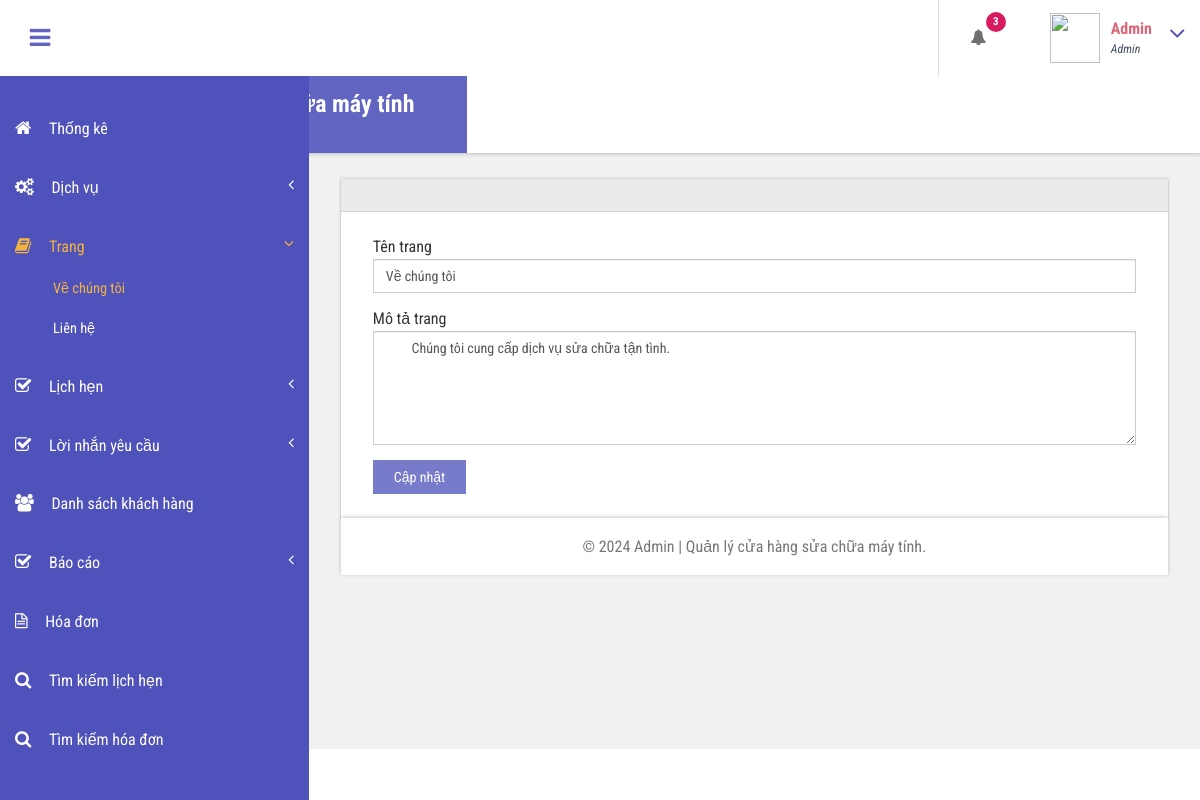
The page /store/admin/about-us.php (signed in) on the database its author committed.
### tables this page shows
CREATE TABLE `tblpage` (
  `ID` int(10) NOT NULL,
  `PageType` varchar(200) DEFAULT NULL,
  `PageTitle` nvarchar(100) DEFAULT NULL,
  `PageDescription` nvarchar(100) DEFAULT NULL,
  `Email` varchar(200) DEFAULT NULL,
  `MobileNumber` bigint(10) DEFAULT NULL,
  `UpdationDate` date DEFAULT NULL,
  `Timing` nvarchar(200) NOT NULL
);

### store/admin/about-us.php (the view, shortened to what this page needs)
<?php
include('includes/dbconnection.php');
if (strlen($_SESSION['bpmsaid']==0)) {
  header('location:logout.php');
  } else{
  ?>
<!DOCTYPE HTML>
<html>
<head>
<link href="css/bootstrap.css" rel='stylesheet' type='text/css' />
<link href="css/style.css" rel='stylesheet' type='text/css' />
<link href="css/font-awesome.css" rel="stylesheet">
<link href="css/animate.css" rel="stylesheet" type="text/css" media="all">
<link href="css/custom.css" rel="stylesheet">
</head>
<body class="cbp-spmenu-push">
	<div class="main-content">
		 <?php include_once('includes/sidebar.php');?>
	 <?php include_once('includes/header.php');?>
		<div id="page-wrapper">
			<div class="main-page">
				<div class="forms">
					<h3 class="title1">Cập nhật liên hệ</h3>
					<div class="form-grids row widget-shadow" data-example-id="basic-forms">
						<div class="form-title">
						</div>
						<div class="form-body">
							<form method="post">
  <?php
$ret=mysqli_query($con,"select * from  tblpage where PageType='aboutus'");
while ($row=mysqli_fetch_array($ret)) {
?>
							 <div class="form-group"> <label for="exampleInputEmail1">Tên trang</label> <input type="text" class="form-control" name="pagetitle" id="pagetitle" value="<?php  echo $row['PageTitle'];?>" required="true"> </div> <div class="form-group"> <label for="exampleInputPassword1">Mô tả trang</label> <textarea name="pagedes" id="pagedes" rows="5" class="form-control">
        <?php  echo $row['PageDescription'];?></textarea> </div>
							 <?php } ?>
							  <button type="submit" name="submit" class="btn btn-default">Cập nhật</button> </form>
						</div>
					</div>
			</div>
		</div>
		 <?php include_once('includes/footer.php');?>
	</div>
</body>
</html>
<?php } ?>

### store/admin/includes/header.php (shortened to what this page needs)
<div class="sticky-header header-section ">
      <div class="header-left">
        <button id="showLeftPush"><i class="fa fa-bars"></i></button>
        <div class="logo">
          <a href="index.html">
            <h1>Quản lý cửa hàng sửa chữa máy tính</h1>
            <span>Admin</span>
          </a>
        </div>
      </div>
      <div class="header-right">
        <div class="profile_details_left">
          <ul class="nofitications-dropdown">
            <?php
$ret1=mysqli_query($con,"select tbluser.FirstName,tbluser.LastName,tblbook.ID as bid,tblbook.AptNumber from tblbook join tbluser on tbluser.ID=tblbook.UserID where tblbook.Status is null");
$num=mysqli_num_rows($ret1);
?>
            <li class="dropdown head-dpdn">
              <a href="#" class="dropdown-toggle" data-toggle="dropdown" aria-expanded="false"><i class="fa fa-bell"></i><span class="badge blue"><?php echo $num;?></span></a>
            </li>
          </ul>
          <div class="clearfix"> </div>
        </div>
        <div class="profile_details">
        <?php
$adid=$_SESSION['bpmsaid'];
$ret=mysqli_query($con,"select AdminName from tbladmin where ID='$adid'");
$row=mysqli_fetch_array($ret);
$name=$row['AdminName'];
?>
          <ul>
            <li class="dropdown profile_details_drop">
              <a href="#" class="dropdown-toggle" data-toggle="dropdown" aria-expanded="false">
                <div class="profile_img">
                  <span class="prfil-img"><img src="/admin/images/admin.png alt="" width="50" height="50"> </span>
                  <div class="user-name">
                    <p><?php echo $name; ?></p>
                    <span>Admin</span>
                  </div>
                  <i class="fa fa-angle-down lnr"></i>
                  <div class="clearfix"></div>
                </div>
              </a>
            </li>
          </ul>
        </div>
      </div>
      <div class="clearfix"> </div>
    </div>

### store/admin/css/style.css (style rules this page uses)
h4, h5, h6, h1, h2, h3 { margin: 0; }
ul, ol { margin: 0; }
p { margin: 0; }
html, body { font-family: 'Roboto Condensed', sans-serif; font-size: 100%; overflow-x: hidden; background: #fff; }
body a { transition: 0.5s all ease; -webkit-transition: 0.5s all ease; -moz-transition: 0.5s all ease; -o-transition: 0.5s all ease; -ms-transition: 0.5s all ease; text-decoration:none; }
h1,h2,h3,h4,h5,h6 { margin:0; }
p { margin:0; }
ul,label { margin:0; padding:0; }
.main-content { position: relative; }
.sticky-header { position: fixed; top: 0; left:0px; width: 100%; z-index: 100; }
.header-section { background:#FFF; box-shadow: 1px 1px 4px rgba(0, 0, 0, 0.21); -webkit-box-shadow: 1px 1px 4px rgba(0, 0, 0, 0.21); -moz-box-shadow: 1px 1px 4px rgba(0, 0, 0, 0.21); -o-box-shadow: 1px 1px 4px rgba(0, 0, 0, 0.21); }
.header-section::after { clear: both; display: block; content: ''; }
.header-left { float: left; width: 45%; }
.header-right { float: right; }
button#showLeftPush { font-size: 1.5em; width: 80px; padding: 0.87em 0; text-align: center; cursor: pointer; float: left; color: #6F6F6F; -moz-transition: all 0.2s ease-out 0s; -webkit-transition: all 0.2s ease-out 0s; transition: all 0.2s ease-out 0s; border: none; background-color: #fff; outline:none; }
.cbp-spmenu-push { overflow-x: hidden; position: relative; }
.cbp-spmenu, .cbp-spmenu-push { -webkit-transition: all 0.3s ease; -moz-transition: all 0.3s ease; transition: all 0.3s ease; }
.cbp-spmenu-push div#page-wrapper { margin: 0 0 0 19.3em; transition:.5s all; -webkit-transition:.5s all; -moz-transition:.5s all; }
.fa { display: inline-block; font-family: FontAwesome; font-style: normal; font-weight: normal; line-height: 1; -webkit-font-smoothing: antialiased; -moz-osx-font-smoothing: grayscale; }
.logo { background: #6164C1; text-align: center; float: left; }
.logo a { padding: 0.9em 3.3em .7em; display: block; text-decoration: none; }
.logo a h1 { color: #fff; font-size: 1.5em; line-height: 1.2em; font-weight: 700; }
.logo a span { color: #F8F8F8; font-size: .7em; text-align: center; letter-spacing: 7px; }
.profile_details_left { float: left; }
li.dropdown.head-dpdn { display: inline-block; padding: 1.7em 0; border-left: 1px solid #E0E0E0; float: left; }
li.dropdown.head-dpdn a.dropdown-toggle { padding: 1.7em 2em; }
i.fa.fa-bell { color:#6F6F6F; }
.header-right span.badge { font-size: 11px; font-weight: bold; color: #FFF; background: #8BC34A; line-height: 15px; width: 20px; height: 20px; border-radius: 2em; -webkit-border-radius: 2em; -moz-border-radius: 2em; -o-border-radius: 2em; text-align: center; display: inline-block; position: absolute; top: 16%; padding: 2px 0 0; }
.header-right span.blue { background-color:#D81B60; }
.profile_details { float: right; }
.profile_details_drop a.dropdown-toggle { display:block; padding: 0.8em 3em 0 2em; }
.profile_img span.prfil-img { float:left; }
.user-name { float:left; margin-top:8px; margin-left:11px; height:35px; }
.profile_details ul li { list-style-type:none; position:relative; }
.profile_details li a i.fa.lnr { position: absolute; top: 34%; right: 8%; color: #4F52BA; font-size: 1.6em; }
.user-name p { font-size:1em; color:#DD6777; line-height:1em; font-weight:700; }
.user-name span { font-size: .75em; font-style: italic; color: #424f63; font-weight: normal; margin-top: .3em; }
.charts,.row { margin: 2em 0 0; }
.widget-shadow { background-color: #fff; box-shadow: 0 -1px 3px rgba(0,0,0,.12),0 1px 2px rgba(0,0,0,.24); -webkit-box-shadow: 0 -1px 3px rgba(0,0,0,.12),0 1px 2px rgba(0,0,0,.24); -moz-box-shadow: 0 -1px 3px rgba(0,0,0,.12),0 1px 2px rgba(0,0,0,.24); }
h3.title1 { font-size: 2em; color: #e94e02; margin-bottom: 0.8em; }
.forms h3.title1 { margin-bottom:0; }
.form-title { padding: 1em 2em; background-color: #EAEAEA; border-bottom: 1px solid #D6D5D5; }
.form-body { padding: 1.5em 2em; }
.forms label { font-weight: 400; }
.form-control { border-radius: inherit; }
.forms button.btn.btn-default { background-color: rgba(97, 100, 193, 0.85); color: #fff; padding: .5em 1.5em; border: none; outline:none; border-radius: inherit; }

### store/admin/css/custom.css (style rules this page uses)
#page-wrapper { padding:7em 2em 2.5em; background-color: #F1F1F1; }

### rows shown on the page
tblpage: pagetitle "Về chúng tôi", pagedes "Chúng tôi cung cấp dịch vụ sửa chữa tận tình."

### other values the page prints
$num "3"
$name "Admin"
